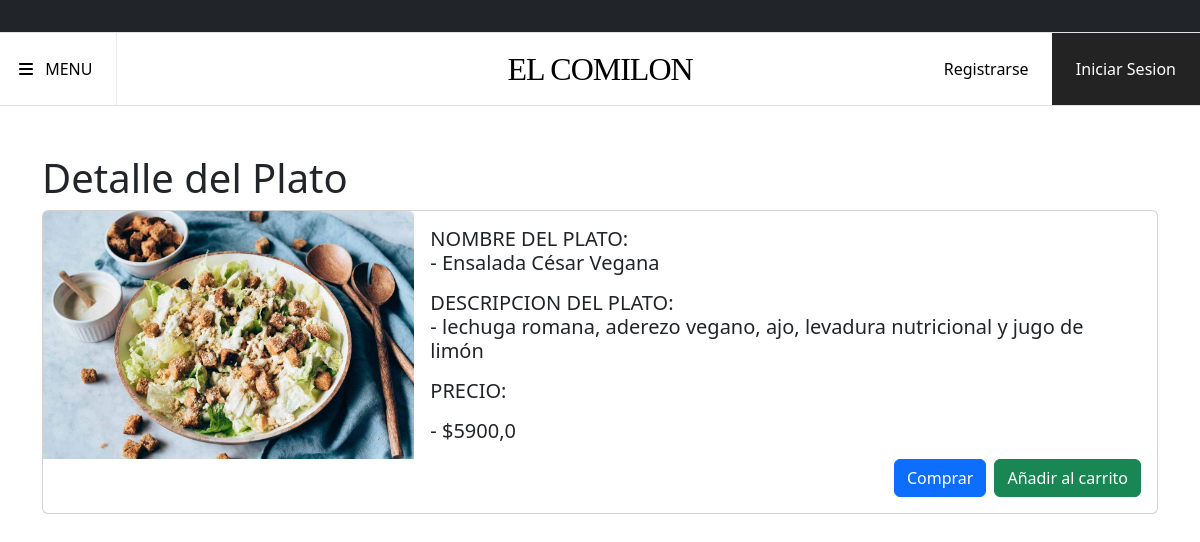
Page /detalle-producto/2 on the committed database.
### core/models.py (models this page shows, shortened)
class Plato(models.Model):
    nombre = models.CharField(max_length=200)
    precio_venta = models.FloatField(validators=[MinValueValidator(1.0)])
    descripcion = models.TextField()
    categoria = models.CharField(choices=CATEGORIA_CHOISES, max_length=80)
    imagen_producto = models.ImageField(upload_to='imagenproducto')
    class Meta:
        verbose_name_plural = 'Platillo'

### core/views.py (the view)
# urls.py: path('detalle-producto/<int:pk>', views.VistaDetallePlato.as_view(), name='detalle-producto'),
class VistaDetallePlato(View):
    def get(self, request, pk):
        plato = Plato.objects.get(pk=pk)
        return render(request, 'core/detalle-producto.html', {'plato':plato})

### core/templates/core/detalle-producto.html (shortened to what this page needs)
{% extends 'core/base.html' %}
{% load static %}
{% block contenido %}
<div class="container mt-5">
  <h1>Detalle del Plato</h1>
  <div class="card">
    <div class="row g-0">
      <div class="col-md-4">
        <img src="{{plato.imagen_producto.url}}" alt="Foto del Plato" class="card-img-top plato-img">
      </div>
      <div class="col-md-8">
        <div class="card-body">
          <h5 class="card-title">NOMBRE DEL PLATO: <p>- {{plato.nombre}}</p></h5>
          <h5 class="card-title">DESCRIPCION DEL PLATO: <p>- {{plato.descripcion}}</p></h5>
          <h5 class="card-title">PRECIO: </p>- ${{plato.precio_venta}}</p></h5>
          <div class="d-flex justify-content-end">
            <button class="btn btn-primary me-2" type="button">Comprar</button>
            <button class="btn btn-success" type="button">Añadir al carrito</button>
          </div>
        </div>
      </div>
    </div>
  </div>
</div>
{% endblock contenido %}

### rows in the picture
Plato: imagen_producto (picture), nombre "Ensalada César Vegana", descripcion "lechuga romana, aderezo vegano, ajo, levadura nutricional y jugo de limón", precio_venta "5900,0"
